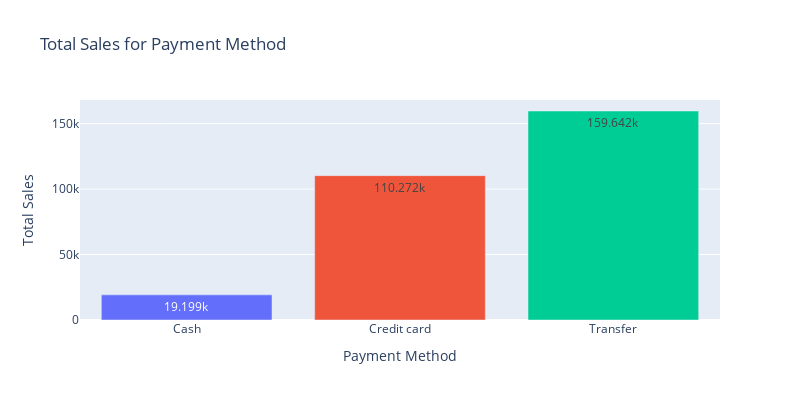

The notebook cell this image was saved under:
### Code cell
import plotly.express as px

fig = px.bar(total_sales,
            x='payment',
            y="total_sales",
            color='payment',
            title="Total Sales for Payment Method",
            hover_data=['percentage_total_sales','perc_q_sales','q_sales'],
            text_auto=True)
fig.update_yaxes(title_text='Total Sales')
fig.update_xaxes(title_text='Payment Method')
fig.update(layout_showlegend=False)
fig.update_layout(autosize=False,
                    width=800,
                    height=400)
fig.show()

### Figure 1 — Plotly figure (JSON) as saved in the notebook; plotly's stock layout.template omitted (floating-point values rounded to 4 significant figures)
{"data": [{"alignmentgroup": "True", "customdata": [[6.6, 11.6, 116]], "hovertemplate": "payment=%{x}<br>total_sales=%{y}<br>percentage_total_sales=%{customdata[0]}<br>perc_q_sales=%{customdata[1]}<br>q_sales=%{customdata[2]}<extra></extra>", "legendgroup": "Cash", "marker": {"color": "#636efa", "pattern": {"shape": ""}}, "name": "Cash", "offsetgroup": "Cash", "orientation": "v", "showlegend": true, "textposition": "auto", "texttemplate": "%{y}", "type": "bar", "x": ["Cash"], "xaxis": "x", "y": [19199], "yaxis": "y"}, {"alignmentgroup": "True", "customdata": [[38.1, 65.9, 659]], "hovertemplate": "payment=%{x}<br>total_sales=%{y}<br>percentage_total_sales=%{customdata[0]}<br>perc_q_sales=%{customdata[1]}<br>q_sales=%{customdata[2]}<extra></extra>", "legendgroup": "Credit card", "marker": {"color": "#EF553B", "pattern": {"shape": ""}}, "name": "Credit card", "offsetgroup": "Credit card", "orientation": "v", "showlegend": true, "textposition": "auto", "texttemplate": "%{y}", "type": "bar", "x": ["Credit card"], "xaxis": "x", "y": [110272], "yaxis": "y"}, {"alignmentgroup": "True", "customdata": [[55.2, 22.5, 225]], "hovertemplate": "payment=%{x}<br>total_sales=%{y}<br>percentage_total_sales=%{customdata[0]}<br>perc_q_sales=%{customdata[1]}<br>q_sales=%{customdata[2]}<extra></extra>", "legendgroup": "Transfer", "marker": {"color": "#00cc96", "pattern": {"shape": ""}}, "name": "Transfer", "offsetgroup": "Transfer", "orientation": "v", "showlegend": true, "textposition": "auto", "texttemplate": "%{y}", "type": "bar", "x": ["Transfer"], "xaxis": "x", "y": [159642], "yaxis": "y"}], "layout": {"autosize": false, "barmode": "relative", "height": 400, "legend": {"title": {"text": "payment"}, "tracegroupgap": 0}, "showlegend": false, "title": {"text": "Total Sales for Payment Method"}, "width": 800, "xaxis": {"anchor": "y", "categoryarray": ["Cash", "Credit card", "Transfer"], "categoryorder": "array", "domain": [0, 1], "title": {"text": "Payment Method"}}, "yaxis": {"anchor": "x", "domain": [0, 1], "title": {"text": "Total Sales"}}}}
